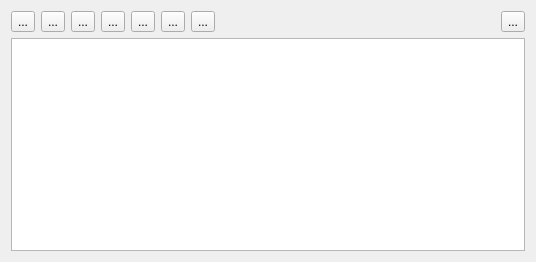
<?xml version="1.0" encoding="UTF-8"?>
<ui version="4.0">
 <class>testTable</class>
 <widget class="QWidget" name="testTable">
  <property name="geometry">
   <rect>
    <x>0</x>
    <y>0</y>
    <width>536</width>
    <height>262</height>
   </rect>
  </property>
  <property name="windowTitle">
   <string>PathPlanner</string>
  </property>
  <property name="windowIcon">
   <iconset resource="../coreplugin/core.qrc">
    <normaloff>:/core/images/openpilot_logo_64.png</normaloff>:/core/images/openpilot_logo_64.png</iconset>
  </property>
  <layout class="QVBoxLayout" name="verticalLayout">
   <item>
    <layout class="QHBoxLayout" name="horizontalLayout">
     <item>
      <widget class="QToolButton" name="tbAdd">
       <property name="toolTip">
        <string>Add Leg</string>
       </property>
       <property name="text">
        <string>...</string>
       </property>
       <property name="icon">
        <iconset resource="opmap.qrc">
         <normaloff>:/opmap/images/plus3.png</normaloff>:/opmap/images/plus3.png</iconset>
       </property>
      </widget>
     </item>
     <item>
      <widget class="QToolButton" name="tbDelete">
       <property name="toolTip">
        <string>Delete Leg</string>
       </property>
       <property name="text">
        <string>...</string>
       </property>
       <property name="icon">
        <iconset resource="opmap.qrc">
         <normaloff>:/opmap/images/stopb.png</normaloff>:/opmap/images/stopb.png</iconset>
       </property>
      </widget>
     </item>
     <item>
      <widget class="QToolButton" name="tbInsert">
       <property name="toolTip">
        <string>Insert Leg</string>
       </property>
       <property name="text">
        <string>...</string>
       </property>
       <property name="icon">
        <iconset resource="opmap.qrc">
         <normaloff>:/opmap/images/forward_alt.png</normaloff>:/opmap/images/forward_alt.png</iconset>
       </property>
      </widget>
     </item>
     <item>
      <widget class="QToolButton" name="tbReadFromFile">
       <property name="toolTip">
        <string>Read from file</string>
       </property>
       <property name="text">
        <string>...</string>
       </property>
       <property name="icon">
        <iconset resource="opmap.qrc">
         <normaloff>:/opmap/images/unarchive.png</normaloff>:/opmap/images/unarchive.png</iconset>
       </property>
      </widget>
     </item>
     <item>
      <widget class="QToolButton" name="tbSaveToFile">
       <property name="toolTip">
        <string>Save to file</string>
       </property>
       <property name="text">
        <string>...</string>
       </property>
       <property name="icon">
        <iconset resource="opmap.qrc">
         <normaloff>:/opmap/images/Ekisho Deep Ocean HD1.png</normaloff>:/opmap/images/Ekisho Deep Ocean HD1.png</iconset>
       </property>
      </widget>
     </item>
     <item>
      <widget class="QToolButton" name="tbSendToUAV">
       <property name="toolTip">
        <string>Send to UAV</string>
       </property>
       <property name="text">
        <string>...</string>
       </property>
       <property name="icon">
        <iconset resource="opmap.qrc">
         <normaloff>:/opmap/images/up_alt.png</normaloff>:/opmap/images/up_alt.png</iconset>
       </property>
      </widget>
     </item>
     <item>
      <widget class="QToolButton" name="tbFetchFromUAV">
       <property name="toolTip">
        <string>Fetch from UAV</string>
       </property>
       <property name="text">
        <string>...</string>
       </property>
       <property name="icon">
        <iconset resource="opmap.qrc">
         <normaloff>:/opmap/images/down_alt.png</normaloff>:/opmap/images/down_alt.png</iconset>
       </property>
      </widget>
     </item>
     <item>
      <spacer name="horizontalSpacer">
       <property name="orientation">
        <enum>Qt::Horizontal</enum>
       </property>
       <property name="sizeHint" stdset="0">
        <size>
         <width>40</width>
         <height>20</height>
        </size>
       </property>
      </spacer>
     </item>
     <item>
      <widget class="QToolButton" name="tbDetails">
       <property name="toolTip">
        <string>Open Details</string>
       </property>
       <property name="text">
        <string>...</string>
       </property>
       <property name="icon">
        <iconset resource="opmap.qrc">
         <normaloff>:/opmap/images/star.png</normaloff>:/opmap/images/star.png</iconset>
       </property>
      </widget>
     </item>
    </layout>
   </item>
   <item>
    <widget class="QTableView" name="tableView">
     <property name="selectionBehavior">
      <enum>QAbstractItemView::SelectRows</enum>
     </property>
    </widget>
   </item>
  </layout>
 </widget>
 <resources>
  <include location="../coreplugin/core.qrc"/>
  <include location="opmap.qrc"/>
 </resources>
 <connections/>
</ui>
